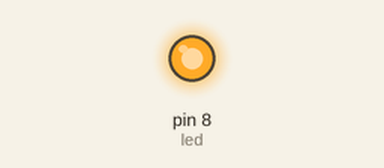
Recording of a sketch running on a simulated Arduino Uno, built with avr-gcc and run on an emulated ATmega328P. Parts: output pins drawn as LEDs (lit = HIGH).

Above: at 1.0 s.
At 3.0 s:
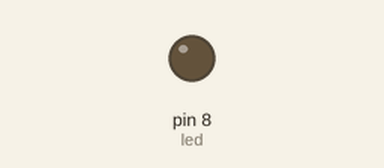
Timing chart, 0 to 5.2 s (numbered marks = the images above):
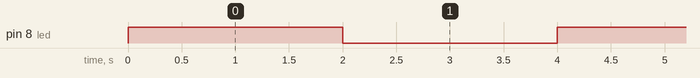

Measured:
- by itself, pin 8 (led): alternates HIGH for 2.0 s and LOW for 2.0 s

The sketch:

app.ino
```cpp
int led = 8;
void setup(){
    pinMode(led, OUTPUT);
}

void loop(){
    digitalWrite(led, HIGH); // set the LED on
    delay(2000); // wait for a second
    digitalWrite (led, LOW); // set the LED off
    delay(2000); // wait for a second
}
```
